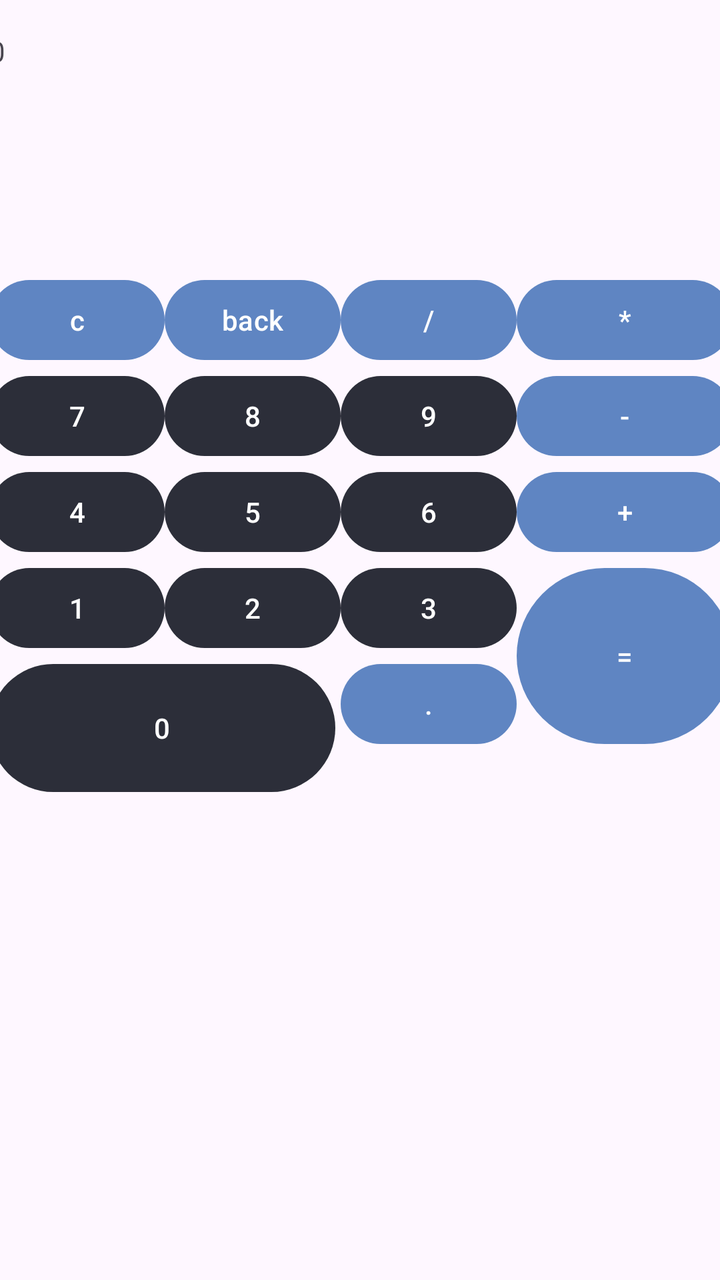
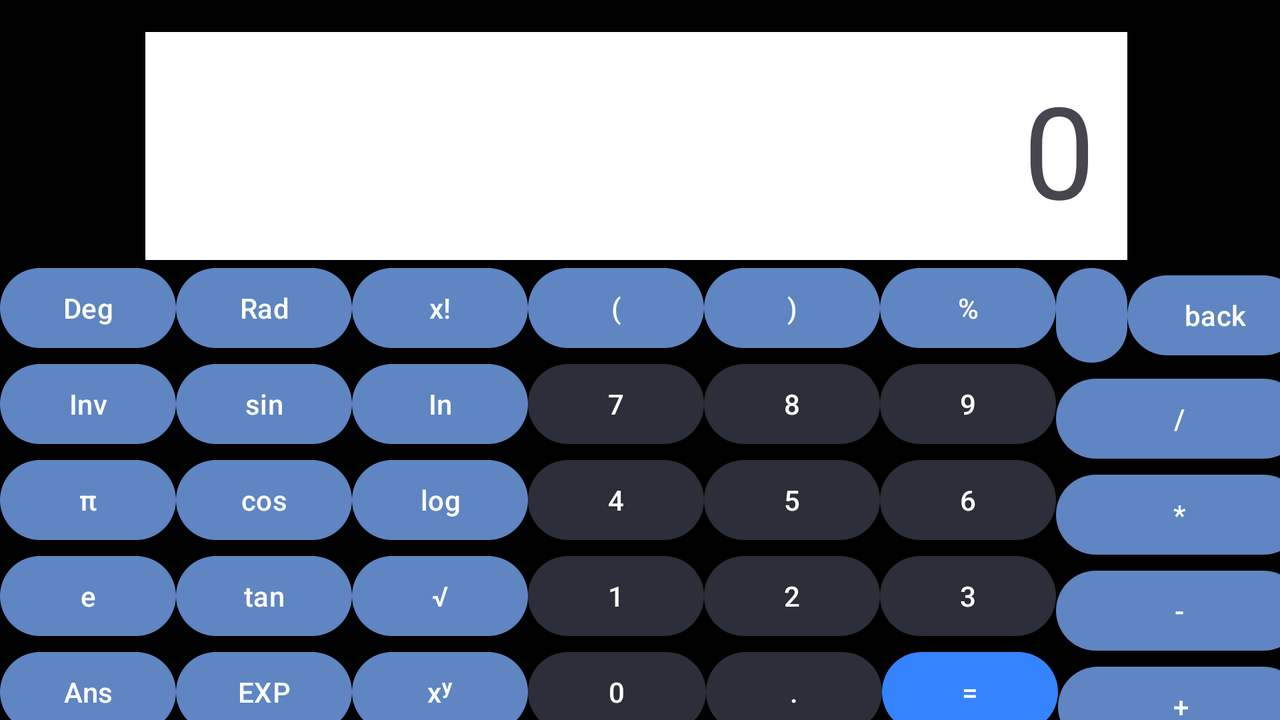

The same Android screen from two of the app's own layout files: first res/layout/ as a phone draws it, then the repository's variant for another configuration, drawn on a device whose configuration selects that folder. Both files follow.
<!-- AndroidManifest.xml: application theme Theme.ComicBookViewer -->
<!-- res/layout/calculator.xml -->
<?xml version="1.0" encoding="utf-8"?>
<androidx.constraintlayout.widget.ConstraintLayout xmlns:android="http://schemas.android.com/apk/res/android"
    xmlns:app="http://schemas.android.com/apk/res-auto"
    xmlns:tools="http://schemas.android.com/tools"
    android:id="@+id/main"
    android:layout_width="match_parent"
    android:layout_height="match_parent"
    tools:context=".MainActivity">

    <TextView
        android:id="@+id/textView"
        android:layout_width="372dp"
        android:layout_height="120dp"
        android:layout_marginTop="16dp"
        android:text="0"
        app:layout_constraintEnd_toEndOf="parent"
        app:layout_constraintHorizontal_bias="0.487"
        app:layout_constraintStart_toStartOf="parent"
        app:layout_constraintTop_toTopOf="parent" />

    <Button
        android:id="@+id/Dugka1"
        style="@style/CalculatorButton1"
        android:layout_width="wrap_content"
        android:layout_height="wrap_content"
        android:text="c"
        app:layout_constraintStart_toStartOf="@+id/textView"
        app:layout_constraintTop_toBottomOf="@+id/textView" />

    <Button
        android:id="@+id/back"
        style="@style/CalculatorButton1"
        android:layout_width="wrap_content"
        android:layout_height="wrap_content"
        android:text="back"
        app:layout_constraintStart_toEndOf="@+id/Dugka1"
        app:layout_constraintTop_toTopOf="@+id/Dugka1" />

    <Button
        android:id="@+id/Vidsotok"
        style="@style/CalculatorButton1"
        android:layout_width="wrap_content"
        android:layout_height="wrap_content"
        android:text="/"
        app:layout_constraintStart_toEndOf="@+id/back"
        app:layout_constraintTop_toTopOf="@+id/back" />

    <Button
        android:id="@+id/ac"
        style="@style/CalculatorButton1"
        android:layout_width="0dp"
        android:layout_height="wrap_content"
        android:text="*"
        app:layout_constraintEnd_toEndOf="@+id/textView"
        app:layout_constraintStart_toEndOf="@+id/Vidsotok"
        app:layout_constraintTop_toTopOf="@+id/Vidsotok" />

    <Button
        android:id="@+id/b7"
        style="@style/CalculatorButton2"
        android:layout_width="wrap_content"
        android:layout_height="wrap_content"
        android:text="7"
        app:layout_constraintStart_toStartOf="@+id/Dugka1"
        app:layout_constraintTop_toBottomOf="@+id/Dugka1" />

    <Button
        android:id="@+id/b8"
        style="@style/CalculatorButton2"
        android:layout_width="wrap_content"
        android:layout_height="wrap_content"
        android:text="8"
        app:layout_constraintStart_toEndOf="@+id/Dugka1"
        app:layout_constraintTop_toBottomOf="@+id/back" />

    <Button
        android:id="@+id/b9"
        style="@style/CalculatorButton2"
        android:layout_width="wrap_content"
        android:layout_height="wrap_content"
        android:text="9"
        app:layout_constraintStart_toEndOf="@+id/back"
        app:layout_constraintTop_toBottomOf="@+id/Vidsotok" />

    <Button
        android:id="@+id/bntDiv"
        style="@style/CalculatorButton1"
        android:layout_width="0dp"
        android:layout_height="wrap_content"
        android:text="-"
        app:layout_constraintEnd_toEndOf="@+id/textView"
        app:layout_constraintStart_toEndOf="@+id/Vidsotok"
        app:layout_constraintTop_toBottomOf="@+id/ac" />

    <Button
        android:id="@+id/b4"
        style="@style/CalculatorButton2"
        android:layout_width="wrap_content"
        android:layout_height="wrap_content"
        android:text="4"
        app:layout_constraintStart_toStartOf="@+id/b7"
        app:layout_constraintTop_toBottomOf="@+id/b7" />

    <Button
        android:id="@+id/b5"
        style="@style/CalculatorButton2"
        android:layout_width="wrap_content"
        android:layout_height="wrap_content"
        android:text="5"
        app:layout_constraintStart_toEndOf="@+id/b7"
        app:layout_constraintTop_toBottomOf="@+id/b8" />

    <Button
        android:id="@+id/b6"
        style="@style/CalculatorButton2"
        android:layout_width="wrap_content"
        android:layout_height="wrap_content"
        android:text="6"
        app:layout_constraintStart_toEndOf="@+id/b8"
        app:layout_constraintTop_toBottomOf="@+id/b9" />

    <Button
        android:id="@+id/btnMulti"
        style="@style/CalculatorButton1"
        android:layout_width="0dp"
        android:layout_height="wrap_content"
        android:text="+"
        app:layout_constraintEnd_toEndOf="@+id/textView"
        app:layout_constraintStart_toEndOf="@+id/b9"
        app:layout_constraintTop_toBottomOf="@+id/bntDiv" />

    <Button
        android:id="@+id/b1"
        style="@style/CalculatorButton2"
        android:layout_width="wrap_content"
        android:layout_height="wrap_content"
        android:text="1"
        app:layout_constraintStart_toStartOf="@+id/b4"
        app:layout_constraintTop_toBottomOf="@+id/b4" />

    <Button
        android:id="@+id/b2"
        style="@style/CalculatorButton2"
        android:layout_width="wrap_content"
        android:layout_height="wrap_content"
        android:text="2"
        app:layout_constraintStart_toEndOf="@+id/b4"
        app:layout_constraintTop_toBottomOf="@+id/b5" />

    <Button
        android:id="@+id/b3"
        style="@style/CalculatorButton2"
        android:layout_width="wrap_content"
        android:layout_height="wrap_content"
        android:text="3"
        app:layout_constraintStart_toEndOf="@+id/b5"
        app:layout_constraintTop_toBottomOf="@+id/b6" />

    <Button
        android:id="@+id/bEq"
        style="@style/CalculatorButton1"
        android:layout_width="0dp"
        android:layout_height="0dp"
        android:autoText="false"
        android:text="="
        app:layout_constraintBottom_toBottomOf="@+id/point"
        app:layout_constraintEnd_toEndOf="@+id/textView"
        app:layout_constraintStart_toEndOf="@+id/b6"
        app:layout_constraintTop_toBottomOf="@+id/btnMulti" />

    <Button
        android:id="@+id/b0"
        style="@style/CalculatorButton2"
        android:layout_width="173dp"
        android:layout_height="72dp"
        android:text="0"
        app:layout_constraintStart_toStartOf="@+id/b1"
        app:layout_constraintTop_toBottomOf="@+id/b1" />

    <Button
        android:id="@+id/point"
        style="@style/CalculatorButton1"
        android:layout_width="wrap_content"
        android:layout_height="wrap_content"
        android:text="."
        app:layout_constraintStart_toEndOf="@+id/b2"
        app:layout_constraintTop_toBottomOf="@+id/b3" />

</androidx.constraintlayout.widget.ConstraintLayout>
<!-- resources referenced by this layout -->
<resources>
  <style name="CalculatorButton1" parent="Widget.Material3.Button">
          <item name="android:textColor">@color/white</item>
          <item name="backgroundTint">@color/blue</item>
      </style>
  <style name="CalculatorButton2" parent="Widget.Material3.Button">
          <item name="android:textColor">@color/white</item>
          <item name="backgroundTint">@color/grey</item>
      </style>
  <style name="Theme.ComicBookViewer" parent="Base.Theme.ComicBookViewer" />
  <color name="white">#FFFFFFFF</color>
  <color name="blue">#5f85c2</color>
  <color name="grey">#2C2E39</color>
  <style name="Base.Theme.ComicBookViewer" parent="Theme.Material3.DayNight.NoActionBar">
          
          
  
      </style>
</resources>
<!-- res/layout-land/calculator.xml (the repository's variant of the layout above) -->
<!-- drawn on the phone turned sideways -->
<?xml version="1.0" encoding="utf-8"?>
<androidx.constraintlayout.widget.ConstraintLayout xmlns:android="http://schemas.android.com/apk/res/android"
    xmlns:app="http://schemas.android.com/apk/res-auto"
    xmlns:tools="http://schemas.android.com/tools"
    android:id="@+id/main"
    android:background="@color/black"
    android:layout_width="match_parent"
    android:layout_height="match_parent"
    tools:context=".MainActivity">

    <TextView
        android:background="@color/white"
        android:id="@+id/textView"
        android:layout_width="491dp"
        android:layout_height="114dp"
        android:layout_marginTop="16dp"
        android:textSize="64sp"
        android:gravity="end|center_vertical"
        android:padding="16dp"
        android:text="0"
        app:layout_constraintEnd_toEndOf="parent"
        app:layout_constraintHorizontal_bias="0.487"
        app:layout_constraintStart_toStartOf="parent"
        app:layout_constraintTop_toTopOf="parent" />

    <Button
        android:id="@+id/Dugka1"
        style="@style/CalculatorButton1"
        android:layout_width="wrap_content"
        android:layout_height="wrap_content"
        android:text="("
        app:layout_constraintStart_toEndOf="@+id/x"
        app:layout_constraintTop_toBottomOf="@+id/textView"/>

    <Button
        android:id="@+id/dugka2"
        style="@style/CalculatorButton1"
        android:layout_width="wrap_content"
        android:layout_height="wrap_content"
        android:text=")"
        app:layout_constraintStart_toEndOf="@+id/Dugka1"
        app:layout_constraintTop_toTopOf="@+id/Dugka1" />

    <Button
        android:id="@+id/Vidsotok"
        style="@style/CalculatorButton1"
        android:layout_width="wrap_content"
        android:layout_height="wrap_content"
        android:text="%"
        app:layout_constraintStart_toEndOf="@+id/dugka2"
        app:layout_constraintTop_toTopOf="@+id/dugka2" />

    <Button
        android:id="@+id/ac"
        style="@style/CalculatorButton1"
        android:layout_width="0dp"
        android:layout_height="wrap_content"
        android:text="AC"
        app:layout_constraintEnd_toEndOf="@+id/textView"
        app:layout_constraintStart_toEndOf="@+id/Vidsotok"
        app:layout_constraintTop_toTopOf="@+id/Vidsotok" />

    <Button
        android:id="@+id/b7"
        style="@style/CalculatorButton2"
        android:layout_width="wrap_content"
        android:layout_height="wrap_content"
        android:text="7"
        app:layout_constraintStart_toEndOf="@+id/in"
        app:layout_constraintTop_toBottomOf="@+id/Dugka1" />

    <Button
        android:id="@+id/b8"
        style="@style/CalculatorButton2"
        android:layout_width="wrap_content"
        android:layout_height="wrap_content"
        android:text="8"
        app:layout_constraintStart_toEndOf="@+id/b7"
        app:layout_constraintTop_toBottomOf="@+id/dugka2" />

    <Button
        android:id="@+id/b9"
        style="@style/CalculatorButton2"
        android:layout_width="wrap_content"
        android:layout_height="wrap_content"
        android:text="9"
        app:layout_constraintStart_toEndOf="@+id/b8"
        app:layout_constraintTop_toBottomOf="@+id/Vidsotok" />

    <Button
        android:id="@+id/bntDiv"
        style="@style/CalculatorButton1"
        android:layout_width="0dp"
        android:layout_height="wrap_content"
        android:text="/"
        app:layout_constraintEnd_toEndOf="@+id/back"
        app:layout_constraintStart_toEndOf="@+id/Vidsotok"
        app:layout_constraintTop_toBottomOf="@+id/ac" />

    <Button
        android:id="@+id/b4"
        style="@style/CalculatorButton2"
        android:layout_width="wrap_content"
        android:layout_height="wrap_content"
        android:text="4"
        app:layout_constraintStart_toStartOf="@+id/b7"
        app:layout_constraintTop_toBottomOf="@+id/b7" />

    <Button
        android:id="@+id/b5"
        style="@style/CalculatorButton2"
        android:layout_width="wrap_content"
        android:layout_height="wrap_content"
        android:text="5"
        app:layout_constraintStart_toEndOf="@+id/b7"
        app:layout_constraintTop_toBottomOf="@+id/b8" />

    <Button
        android:id="@+id/b6"
        style="@style/CalculatorButton2"
        android:layout_width="wrap_content"
        android:layout_height="wrap_content"
        android:text="6"
        app:layout_constraintStart_toEndOf="@+id/b8"
        app:layout_constraintTop_toBottomOf="@+id/b9" />

    <Button
        android:id="@+id/btnMulti"
        style="@style/CalculatorButton1"
        android:layout_width="0dp"
        android:layout_height="wrap_content"
        android:text="*"
        app:layout_constraintEnd_toEndOf="@+id/back"
        app:layout_constraintStart_toEndOf="@+id/b9"
        app:layout_constraintTop_toBottomOf="@+id/bntDiv" />

    <Button
        android:id="@+id/b1"
        style="@style/CalculatorButton2"
        android:layout_width="wrap_content"
        android:layout_height="wrap_content"
        android:text="1"
        app:layout_constraintStart_toStartOf="@+id/b4"
        app:layout_constraintTop_toBottomOf="@+id/b4" />

    <Button
        android:id="@+id/b2"
        style="@style/CalculatorButton2"
        android:layout_width="wrap_content"
        android:layout_height="wrap_content"
        android:text="2"
        app:layout_constraintStart_toEndOf="@+id/b4"
        app:layout_constraintTop_toBottomOf="@+id/b5" />

    <Button
        android:id="@+id/b3"
        style="@style/CalculatorButton2"
        android:layout_width="wrap_content"
        android:layout_height="wrap_content"
        android:text="3"
        app:layout_constraintStart_toEndOf="@+id/b5"
        app:layout_constraintTop_toBottomOf="@+id/b6" />

    <Button
        android:id="@+id/b0"
        style="@style/CalculatorButton2"
        android:layout_width="89dp"
        android:layout_height="48dp"
        android:text="0"
        app:layout_constraintStart_toEndOf="@+id/xy"
        app:layout_constraintTop_toBottomOf="@+id/b1" />

    <Button
        android:id="@+id/point"
        style="@style/CalculatorButton2"
        android:layout_width="wrap_content"
        android:layout_height="wrap_content"
        android:text="."
        app:layout_constraintStart_toEndOf="@+id/b0"
        app:layout_constraintTop_toBottomOf="@+id/b2" />

    <Button
        android:id="@+id/deg"
        style="@style/CalculatorButton1"
        android:layout_width="wrap_content"
        android:layout_height="wrap_content"
        android:text="Deg"
        app:layout_constraintStart_toStartOf="parent"
        app:layout_constraintTop_toTopOf="@+id/Dugka1" />

    <Button
        android:id="@+id/inv"
        style="@style/CalculatorButton1"
        android:layout_width="wrap_content"
        android:layout_height="wrap_content"
        android:text="Inv"
        app:layout_constraintStart_toStartOf="@+id/deg"
        app:layout_constraintTop_toBottomOf="@+id/deg" />

    <Button
        android:id="@+id/xy"
        style="@style/CalculatorButton1"
        android:layout_width="wrap_content"
        android:layout_height="wrap_content"
        android:text="xʸ"
        app:layout_constraintStart_toEndOf="@+id/exp"
        app:layout_constraintTop_toBottomOf="@+id/W" />

    <Button
        android:id="@+id/exp"
        style="@style/CalculatorButton1"
        android:layout_width="wrap_content"
        android:layout_height="wrap_content"
        android:text="EXP"
        app:layout_constraintStart_toEndOf="@+id/ans"
        app:layout_constraintTop_toBottomOf="@+id/Tan" />

    <Button
        android:id="@+id/ans"
        style="@style/CalculatorButton1"
        android:layout_width="wrap_content"
        android:layout_height="wrap_content"
        android:text="Ans"
        app:layout_constraintStart_toStartOf="@+id/E"
        app:layout_constraintTop_toBottomOf="@+id/E" />

    <Button
        android:id="@+id/W"
        style="@style/CalculatorButton1"
        android:layout_width="wrap_content"
        android:layout_height="wrap_content"
        android:text="√"
        app:layout_constraintStart_toEndOf="@+id/Tan"
        app:layout_constraintTop_toBottomOf="@+id/Log" />

    <Button
        android:id="@+id/Tan"
        style="@style/CalculatorButton1"
        android:layout_width="wrap_content"
        android:layout_height="wrap_content"
        android:text="tan"
        app:layout_constraintStart_toEndOf="@+id/E"
        app:layout_constraintTop_toBottomOf="@+id/Cos" />

    <Button
        android:id="@+id/E"
        style="@style/CalculatorButton1"
        android:layout_width="wrap_content"
        android:layout_height="wrap_content"
        android:text="e"
        app:layout_constraintStart_toStartOf="@+id/bP"
        app:layout_constraintTop_toBottomOf="@+id/bP" />

    <Button
        android:id="@+id/bP"
        style="@style/CalculatorButton1"
        android:layout_width="wrap_content"
        android:layout_height="wrap_content"
        android:text="π"
        app:layout_constraintStart_toStartOf="@+id/inv"
        app:layout_constraintTop_toBottomOf="@+id/inv" />

    <Button
        android:id="@+id/Cos"
        style="@style/CalculatorButton1"
        android:layout_width="wrap_content"
        android:layout_height="wrap_content"
        android:text="cos"
        app:layout_constraintStart_toEndOf="@+id/bP"
        app:layout_constraintTop_toBottomOf="@+id/Sin" />

    <Button
        android:id="@+id/Log"
        style="@style/CalculatorButton1"
        android:layout_width="wrap_content"
        android:layout_height="wrap_content"
        android:text="log"
        app:layout_constraintStart_toEndOf="@+id/Cos"
        app:layout_constraintTop_toBottomOf="@+id/in" />

    <Button
        android:id="@+id/Sin"
        style="@style/CalculatorButton1"
        android:layout_width="wrap_content"
        android:layout_height="wrap_content"
        android:text="sin"
        app:layout_constraintStart_toEndOf="@+id/inv"
        app:layout_constraintTop_toBottomOf="@+id/rad" />

    <Button
        android:id="@+id/in"
        style="@style/CalculatorButton1"
        android:layout_width="wrap_content"
        android:layout_height="wrap_content"
        android:text="In"
        app:layout_constraintStart_toEndOf="@+id/Sin"
        app:layout_constraintTop_toBottomOf="@+id/x" />

    <Button
        android:id="@+id/rad"
        style="@style/CalculatorButton1"
        android:layout_width="wrap_content"
        android:layout_height="wrap_content"
        android:text="Rad"
        app:layout_constraintStart_toEndOf="@+id/deg"
        app:layout_constraintTop_toTopOf="@+id/deg" />

    <Button
        android:id="@+id/x"
        style="@style/CalculatorButton1"
        android:layout_width="wrap_content"
        android:layout_height="wrap_content"
        android:text="x!"
        app:layout_constraintStart_toEndOf="@+id/rad"
        app:layout_constraintTop_toTopOf="@+id/rad" />

    <Button
        android:id="@+id/bEq"
        style="@style/CalculatorButton3"
        android:layout_width="88dp"
        android:layout_height="48dp"
        android:text="="
        app:layout_constraintStart_toEndOf="@+id/point"
        app:layout_constraintTop_toBottomOf="@+id/b3" />

    <Button
        android:id="@+id/btnMin"
        style="@style/CalculatorButton1"
        android:layout_width="0dp"
        android:layout_height="wrap_content"
        android:text="-"
        app:layout_constraintEnd_toEndOf="@+id/back"
        app:layout_constraintStart_toEndOf="@+id/b3"
        app:layout_constraintTop_toBottomOf="@+id/btnMulti" />

    <Button
        android:id="@+id/btnPlus"
        style="@style/CalculatorButton1"
        android:layout_width="0dp"
        android:layout_height="wrap_content"
        android:text="+"
        app:layout_constraintEnd_toEndOf="@+id/back"
        app:layout_constraintStart_toEndOf="@+id/bEq"
        app:layout_constraintTop_toBottomOf="@+id/btnMin" />

    <Button
        android:id="@+id/back"
        style="@style/CalculatorButton1"
        android:layout_width="wrap_content"
        android:layout_height="wrap_content"
        android:text="back"
        app:layout_constraintBottom_toBottomOf="@+id/ac"
        app:layout_constraintStart_toEndOf="@+id/ac"
        app:layout_constraintTop_toTopOf="@+id/ac" />

</androidx.constraintlayout.widget.ConstraintLayout>
<!-- resources referenced by the variant -->
<!-- as the phone turned sideways resolves them -->
<resources>
  <color name="black">#FF000000</color>
  <color name="white">#FFFFFFFF</color>
  <style name="CalculatorButton1" parent="Widget.Material3.Button">
          <item name="android:textColor">@color/white</item>
          <item name="backgroundTint">@color/blue</item>
      </style>
  <style name="CalculatorButton2" parent="Widget.Material3.Button">
          <item name="android:textColor">@color/white</item>
          <item name="backgroundTint">@color/grey</item>
      </style>
  <style name="CalculatorButton3" parent="Widget.Material3.Button">
          <item name="android:textColor">@color/white</item>
          <item name="backgroundTint">@color/light_blue</item>
      </style>
  <style name="Theme.ComicBookViewer" parent="Base.Theme.ComicBookViewer" />
  <color name="blue">#5f85c2</color>
  <color name="grey">#2C2E39</color>
  <color name="light_blue">#3683ff</color>
  <style name="Base.Theme.ComicBookViewer" parent="Theme.Material3.DayNight.NoActionBar">
          
          
  
      </style>
</resources>
